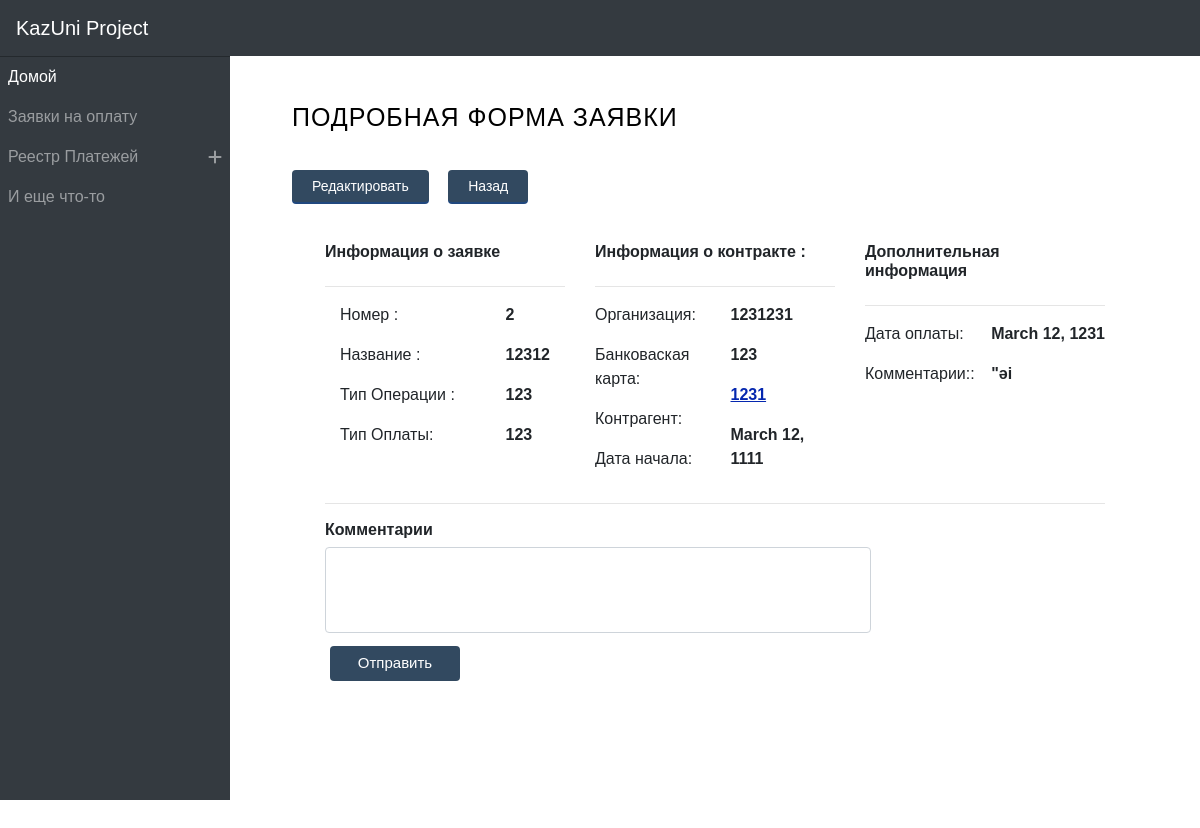
/appay/2, run on the app's committed database.
### appay/models.py (models this page shows, shortened)
class ModelPays(models.Model):
        id1c = models.CharField(max_length=50, null=True, blank=True)
        title = models.CharField(max_length=200, null=True, blank=True)
        numberofdocument = models.IntegerField(null=True, blank=True)
        dateofstart = models.DateField(null=True, blank=True)
        dateofend = models.DateField(default=2005)
        typeofpay = models.ForeignKey(typeofpays, on_delete=models.CASCADE)
        organization = models.ForeignKey(organizations, on_delete=models.CASCADE)
        moneyresource = models.ForeignKey(moneyresources, on_delete=models.CASCADE, null=True, blank=True)
        typeofoperation = models.ForeignKey(typeofoperations, on_delete=models.CASCADE)
        currency = models.ForeignKey(currencyes, on_delete=models.CASCADE, null=True, blank=True)
        countrparty = models.ForeignKey(countrypartyes, on_delete=models.CASCADE)
        bankcard = models.ForeignKey(bankcards, on_delete=models.CASCADE)
        comments = models.CharField(max_length=25000, null=True, blank=True)

class typeofoperations(models.Model):
    name = models.CharField(max_length=255)
    def __str__(self):
            return f'{self.name}'

class typeofpays(models.Model):
        name = models.CharField(max_length=50, null=False, blank=False)
        def __str__(self):
                return f'{self.name}'

class organizations(models.Model):
        id1c = models.CharField(max_length=50, null=True, blank=True)
        code = models.CharField(max_length=50, null=True, blank=True)
        name = models.CharField(max_length=50, null=False, blank=False)
        bin = models.IntegerField(null=True, blank=True)
        def __str__(self):
                return f'{self.name}'

class bankcards(models.Model):
        name = models.CharField(max_length=50, null=False, blank=False)
        def __str__(self):
                return f'{self.name}'

class countrypartyes(models.Model):
        id1c = models.CharField(max_length=50, null=True, blank=True)
        code = models.CharField(max_length=50, null=True, blank=True)
        name = models.CharField(max_length=50, null=False, blank=False)
        fullname = models.CharField(max_length=50, null=True, blank=True)
        bin = models.CharField(max_length=30, null=True, blank=True)
        kbe = models.CharField(max_length=2, null=True, blank=True)

### appay/views.py (the view)
# urls.py: path('<int:pk>', views.NewsDetailView.as_view(), name='appay_form'),
class NewsDetailView(DetailView):
    model = ModelPays
    template_name = 'appay/form.html'
    context_object_name = 'modelpay'

### appay/templates/appay/form.html (shortened to what this page needs)
{% extends 'main/layout.html' %}
{% load static %}
{% block csslink %} {% static 'appay/css/form.css'%} {% endblock %}
{% block content %}
      <main class="content-wrapper">
        <div class="container-fluid">
            <div class="top-table">
                <h2>Подробная форма заявки  {{ modelplay.id }} </h2>
                <button><a href="{% url 'appay_update' record_id=modelpay.id %}">Редактировать</a></button>
                <button><a href="{% url 'appay_main'%}">Назад</a></button>
            </div>
            <div class="table">
                <div class="main">
                    <div class="main-inner row">
                        <div class="main-inner-info col">
                            <h6>Информация о заявке</h6>
                            <hr>
                            <div class="main-inne col inline">
                                    <div class="main-inner-info-1">
                                        <div class="main-inner-info-1-name1">
                                            <p>Номер :</p>
                                        </div>
                                        <div class="main-inner-info-1-name1">
                                            <p>Название :</p>
                                        </div>
                                        <div class="main-inner-info-1-name1">
                                            <p>Тип Операции :</p>
                                        </div>
                                        <div class="main-inner-info-1-name1">
                                            <p>Тип Оплаты:</p>
                                        </div>
                                    </div>
                                    <div class="main-inner-info-2">
                                        <div class="main-inner-info-1-name1">
                                            <p>{{ modelpay.id }}</p>
                                        </div>
                                        <div class="main-inner-info-1-name1">
                                            <p>{{ modelpay.title }}</p>
                                        </div>
                                        <div class="main-inner-info-1-name1">
                                            <p>{{ modelpay.typeofoperation }}</p>
                                        </div>
                                        <div class="main-inner-info-1-name1">
                                            <p>{{ modelpay.typeofpay }}</p>
                                        </div>
                                    </div>
                                </div>
                            </div>
                            <div class="main-inner-contracts col">
                                <h6>Информация о контракте :</h6>
                                <hr>
                                <div class="main-inne">
                                    <div class="main-inner-info-1">
                                        <div class="main-inner-info-1-name1">
                                            <p>Организация: </p>
                                        </div>
                                        <div class="main-inner-info-1-name1">
                                            <p>Банковаская карта:</p>
                                        </div>
                                        <div class="main-inner-info-1-name1">
                                            <p>Контрагент:</p>
                                        </div>
                                        <div class="main-inner-info-1-name1">
                                            <p>Дата начала:</p>
                                        </div>
                                    </div>
                                    <div class="main-inner-info-2">
                                        <div class="main-inner-info-1-name1">
                                            <p>{{ modelpay.organization }}</p>
                                        </div>
                                        <div class="main-inner-info-1-name1">
                                            <p>{{ modelpay.bankcard }}</p>
                                        </div>
                                        <div class="main-inner-info-1-name1" id="countryparty-detail">
                                            <p><a href="{% url 'countryparty_detail' modelpay.countrparty.id %}">{{ modelpay.countrparty.name }}</a></p>
                                        </div>
                                        <div class="main-inner-info-1-name1">
                                            <p>{{ modelpay.dateofstart }}</p>
                                        </div>
                                    </div>
                                </div>
                            </div>
                            <div class="main-inner-contractinfo col">
                                <h6>Дополнительная информация</h6>
                                <hr>
                                <div class="main-inne">
                                    <div class="main-inner-info-1">
                                        <div class="main-inner-info-1-name1">
                                            <p>Дата оплаты:</p>
                                        </div>
                                        <div class="main-inner-info-1-name1">
                                            <p>Комментарии::</p>
                                        </div>
                                    </div>
                                    <div class="main-inner-info-2">
                                        <div class="main-inner-info-1-name1">
                                            <p>{{ modelpay.dateofend }}</p>
                                        </div>
                                        <div class="main-inner-info-1-name1">
                                            <p>{{ modelpay.comments }}</p>
                                        </div>
                                    </div>
                                </div>
                            </div>
                        </div>
                        <hr>
                        <div class="main-comments">
                            <h6>Комментарии</h6>
                            <div class="main-comments-input">
                                <textarea class="form-control" rows="3"></textarea>
                            </div>
                            <div class="main-comments-btn">
                                <button class="btn col-md-2 btn-primary" id="btn4">Отправить</button>
                            </div>
                        </div>
                    </div>
                </div>
            </div>
    </main>
{% endblock%}

### appay/static/appay/css/form.css (style rules this page uses)
html { position: relative; min-height: 100%; }
body { padding-top: 4.5rem; margin-bottom: 4.5rem; }
a, a:hover, a:focus { color: inherit; text-decoration: none; transition: all 0.3s; }
@media (min-width: 992px) { .content-wrapper { margin-left: 230px; } }
body { font-family: Helvetica; -webkit-font-smoothing: antialiased; background: #fff; }
h2 { font-size: 25px; text-transform: uppercase; letter-spacing: 1px; color: black; padding: 30px 0; }
.top-table { margin-left: 5%; }
.top-table button { display: inline-block; box-sizing: border-box; padding: 0 20px; margin: 0 15px 15px 0; outline: none; border: none; border-radius: 4px; height: 32px; line-height: 32px; font-size: 14px; font-weight: 500; text-decoration: none; color: #fff; background-color: #324960; box-shadow: 0 2px #21487f; cursor: pointer; user-select: none; appearance: none; touch-action: manipulation; vertical-align: top; }
.main { margin-top: 25px; height: 80vh; }
.btn { height: 35px; border: none; margin: 5px; font-size: 15px; color: white; }
#btn4 { background-color: #324960; }
.main { padding : 0 80px; }
.main-inner h6 { margin-bottom: 25px; }
.main h6 { font-weight: bolder; }
.main-inne { display: flex; justify-content: space-between; }
.main-inner-info-2 p { font-weight: bold; }
.form-control { width: 70%; resize: none; margin-top: 1%; margin-bottom: 1%; }
#countryparty-detail p { color: #0527af; text-decoration: underline; }

### data on the page
ModelPays: id "2", title "12312", typeofoperation "123", typeofpay "123", organization "1231231", bankcard "123", countrparty.name "1231", dateofstart "March 12, 1111", dateofend "March 12, 1231", comments "\"әі"
